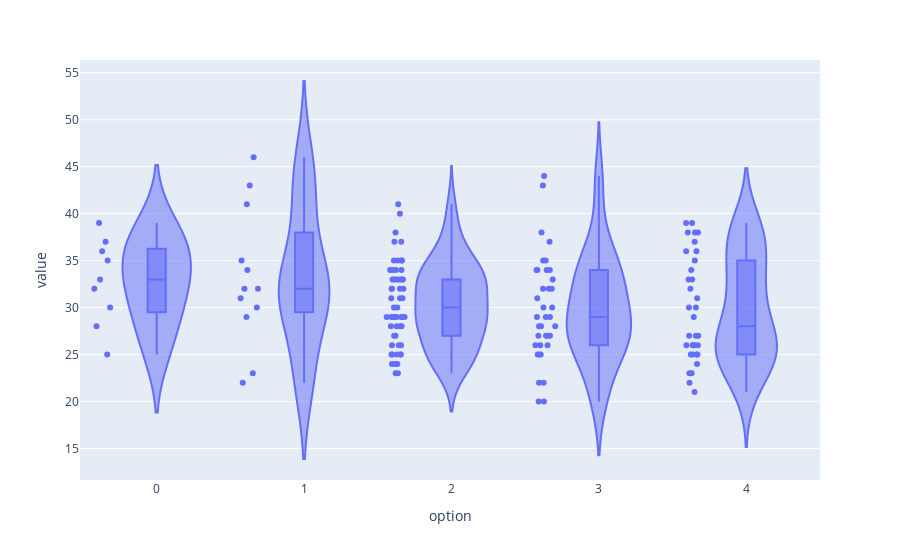

The cell this chart's notebook holds for it:
### Code cell
fig = px.violin(cups.history, y="value", x="option", box=True, points="all",
          hover_data=cups.history.columns)
fig.show()

### Figure 1 — Plotly figure (JSON) as saved in the notebook; plotly's stock layout.template omitted (floating-point values rounded to 4 significant figures; data arrays with more than 128 entries replaced by an {"elided": "..."} marker saying what was removed)
{"data": [{"alignmentgroup": "True", "box": {"visible": true}, "hovertemplate": "option=%{x}<br>value=%{y}<extra></extra>", "legendgroup": "", "marker": {"color": "#636efa"}, "name": "", "offsetgroup": "", "orientation": "v", "points": "all", "scalegroup": "True", "showlegend": false, "type": "violin", "x": {"elided": "149 int values"}, "x0": " ", "xaxis": "x", "y": {"elided": "149 int values"}, "y0": " ", "yaxis": "y"}], "layout": {"legend": {"tracegroupgap": 0}, "margin": {"t": 60}, "violinmode": "group", "xaxis": {"anchor": "y", "domain": [0, 1], "title": {"text": "option"}}, "yaxis": {"anchor": "x", "domain": [0, 1], "title": {"text": "value"}}}}
